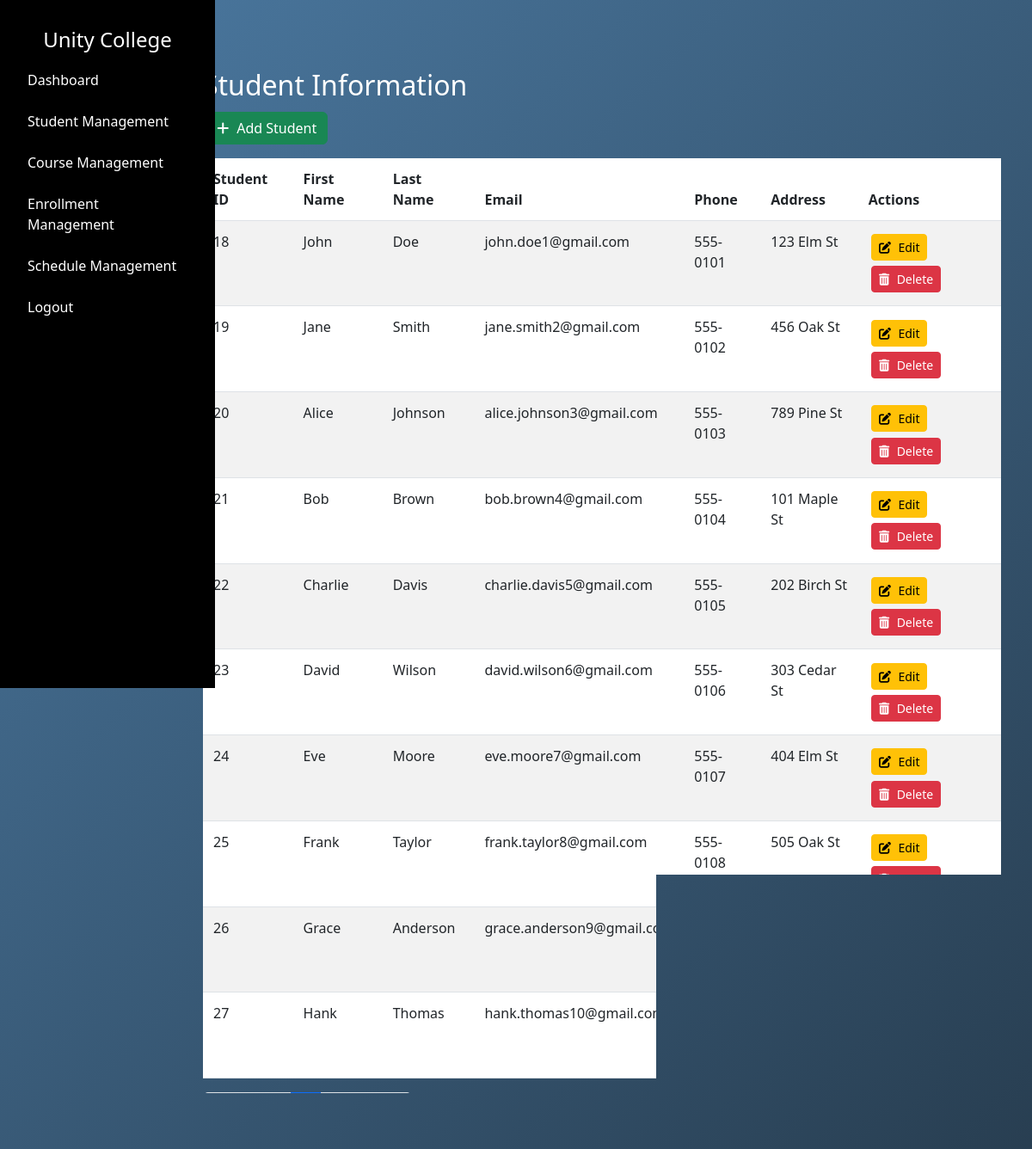
The app's page /admin/students (signed in) with its own data.
### tables this page shows
CREATE TABLE "student" (
    "id" INTEGER PRIMARY KEY AUTOINCREMENT,
    "first_name" TEXT NOT NULL,
    "last_name" TEXT NOT NULL,
    "phone" INTEGER NOT NULL,
    "email" TEXT NOT NULL UNIQUE,
    "address" TEXT NOT NULL,
    "password" TEXT NOT NULL
);

### app.py (the view)
@app.route("/admin/students", methods=["GET"])
def admin_view_students():
    if 'admin_uid' not in session or session.get('user_type') != 'admin':
        return redirect(url_for('admin_login'))
    first_name = session.get('first_name')
    admin_uid = session.get('admin_uid')
    page = int(request.args.get('page', 1))
    per_page = 10
    total_students_query = "SELECT COUNT(*) FROM student"
    total_students = query_db(total_students_query)[0][0]
    offset = (page - 1) * per_page
    students_query = f"""
        SELECT * FROM student
        LIMIT {per_page} OFFSET {offset}
    """
    students = query_db(students_query)
    students_list = []
    for student in students:
        student_dict = {
            "id": student[0],
            "fname": student[1],
            "lname": student[2],
            "email": student[4],
            "phone": student[3],
            "address": student[5],
        }
        students_list.append(student_dict)
    total_pages = (total_students + per_page - 1) // per_page
    return render_template(
        "admin/students.html",
        students=students_list,
        first_name=first_name,
        time=time,
        current_page=page,
        total_pages=total_pages,
        admin_uid=admin_uid
    )

### dbcontroller.py (called while the page is built)
def query_db(query, args=()):
    con = sqlite3.connect('advweb.db')
    cur = con.cursor()
    cur.execute(query, args)
    rv = cur.fetchall()
    cur.close()
    con.close()
    return rv

### templates/admin/students.html (shortened to what this page needs)
{% extends "/admin/layout.html" %} {% block content %}
<link href="/static/css/admin/studentmgmt.css" rel="stylesheet" />
<div class="container mt-5">
  <h2 class="studentinfotitle">Student Information</h2>
  <a href="{{ url_for('add_student') }}" class="btn btn-success mb-3"
    ><i class="fas fa-plus"></i> Add Student</a
  >
  <div class="table-responsive">
    <table class="table table-striped">
      <thead>
        <tr>
          <th>Student ID</th>
          <th>First Name</th>
          <th>Last Name</th>
          <th>Email</th>
          <th>Phone</th>
          <th>Address</th>
          <th>Actions</th>
        </tr>
      </thead>
      <tbody>
        {% for student in students %}
        <tr>
          <td>{{ student['id'] }}</td>
          <td>{{ student['fname'] }}</td>
          <td>{{ student['lname'] }}</td>
          <td>{{ student['email'] }}</td>
          <td>{{ student['phone'] }}</td>
          <td>{{ student['address'] }}</td>
          <td>
            <a
              href="{{ url_for('edit_student', student_id=student['id']) }}"
              class="btn btn-warning btn-sm"
              title="Edit"
            >
              <i class="fas fa-edit"></i>
              <span class="btn-text">Edit</span>
            </a>
            <form
              action="{{ url_for('delete_student', id=student['id']) }}"
              method="post"
              style="display: inline"
            >
              <button
                type="submit"
                class="btn btn-danger btn-sm"
                onclick="return confirm('Are you sure you want to delete this student?')"
                title="Delete"
              >
                <i class="fas fa-trash-alt"></i>
                <span class="btn-text">Delete</span>
              </button>
            </form>
          </td>
        </tr>
        {% endfor %}
      </tbody>
    </table>
  </div>
  <nav aria-label="Page navigation">
    <ul class="pagination">
      <li class="page-item {{ 'disabled' if current_page == 1 }}">
        <a
          class="page-link"
          href="{{ url_for('admin_view_students', page=current_page - 1) }}"
        >
          <span aria-hidden="true">&laquo;</span> Previous
        </a>
      </li>
      {% set page_range = [current_page - 1, current_page, current_page + 1] %}
      {% for p in page_range %} {% if p > 0 and p <= total_pages %}
      <li class="page-item {{ 'active' if p == current_page }}">
        <a class="page-link" href="{{ url_for('admin_view_students', page=p) }}"
          >{{ p }}</a
        >
      </li>
      {% endif %} {% endfor %}
      <li class="page-item {{ 'disabled' if current_page == total_pages }}">
        <a
          class="page-link"
          href="{{ url_for('admin_view_students', page=current_page + 1) }}"
          >Next <span aria-hidden="true">&raquo;</span></a
        >
      </li>
    </ul>
  </nav>
</div>
{% endblock %}

### static/css/admin/layout.css (style rules this page uses)
body { font-family: Arial, sans-serif; margin: 0; background: linear-gradient(135deg, #4b79a1 0%, #283e51 100%) no-repeat center center fixed; }

### static/css/admin/studentmgmt.css (style rules this page uses)
.table td, .table th { padding: 0.75rem; }
.table { margin-bottom: 1rem; background-color: transparent; }
.studentinfotitle { color: white; }
.btn { margin: 0.2rem; }
.btn i { margin-right: 0.3rem; }
.btn-text { display: inline; }

### records on screen
student: id "18", fname "John", lname "Doe", email "john.doe1@gmail.com", phone "555-0101", address "123 Elm St"
student: id "19", fname "Jane", lname "Smith", email "jane.smith2@gmail.com", phone "555-0102", address "456 Oak St"
student: id "20", fname "Alice", lname "Johnson", email "alice.johnson3@gmail.com", phone "555-0103", address "789 Pine St"
student: id "21", fname "Bob", lname "Brown", email "bob.brown4@gmail.com", phone "555-0104", address "101 Maple St"
student: id "22", fname "Charlie", lname "Davis", email "charlie.davis5@gmail.com", phone "555-0105", address "202 Birch St"
student: id "23", fname "David", lname "Wilson", email "david.wilson6@gmail.com", phone "555-0106", address "303 Cedar St"
student: id "24", fname "Eve", lname "Moore", email "eve.moore7@gmail.com", phone "555-0107", address "404 Elm St"
student: id "25", fname "Frank", lname "Taylor", email "frank.taylor8@gmail.com", phone "555-0108", address "505 Oak St"
student: id "26", fname "Grace", lname "Anderson", email "grace.anderson9@gmail.com"
student: id "27", fname "Hank", lname "Thomas", email "hank.thomas10@gmail.com"
